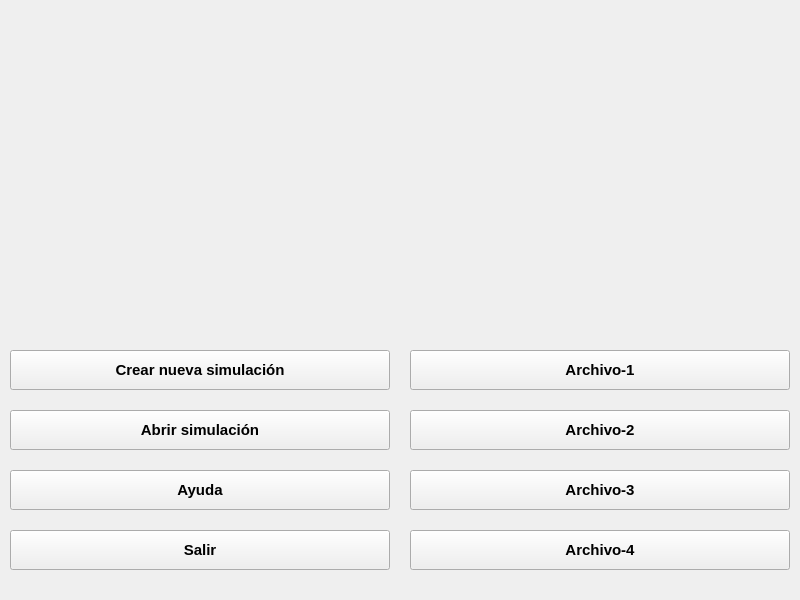
<?xml version="1.0" encoding="UTF-8"?>
<ui version="4.0">
 <class>WinSplash</class>
 <widget class="QMainWindow" name="WinSplash">
  <property name="windowModality">
   <enum>Qt::ApplicationModal</enum>
  </property>
  <property name="geometry">
   <rect>
    <x>0</x>
    <y>0</y>
    <width>800</width>
    <height>600</height>
   </rect>
  </property>
  <property name="minimumSize">
   <size>
    <width>800</width>
    <height>600</height>
   </size>
  </property>
  <property name="maximumSize">
   <size>
    <width>800</width>
    <height>600</height>
   </size>
  </property>
  <property name="font">
   <font>
    <pointsize>11</pointsize>
    <weight>75</weight>
    <bold>true</bold>
   </font>
  </property>
  <property name="windowTitle">
   <string/>
  </property>
  <property name="windowOpacity">
   <double>0.950000000000000</double>
  </property>
  <widget class="QWidget" name="centralwidget">
   <property name="minimumSize">
    <size>
     <width>800</width>
     <height>0</height>
    </size>
   </property>
   <widget class="QPushButton" name="btnNuevo">
    <property name="geometry">
     <rect>
      <x>10</x>
      <y>350</y>
      <width>380</width>
      <height>40</height>
     </rect>
    </property>
    <property name="text">
     <string>Crear nueva simulación</string>
    </property>
   </widget>
   <widget class="QPushButton" name="btnArchivo1">
    <property name="geometry">
     <rect>
      <x>410</x>
      <y>350</y>
      <width>380</width>
      <height>40</height>
     </rect>
    </property>
    <property name="text">
     <string>Archivo-1</string>
    </property>
   </widget>
   <widget class="QPushButton" name="btnAbrir">
    <property name="geometry">
     <rect>
      <x>10</x>
      <y>410</y>
      <width>380</width>
      <height>40</height>
     </rect>
    </property>
    <property name="text">
     <string>Abrir simulación</string>
    </property>
   </widget>
   <widget class="QPushButton" name="btnArchivo2">
    <property name="geometry">
     <rect>
      <x>410</x>
      <y>410</y>
      <width>380</width>
      <height>40</height>
     </rect>
    </property>
    <property name="text">
     <string>Archivo-2</string>
    </property>
   </widget>
   <widget class="QPushButton" name="btnArchivo3">
    <property name="geometry">
     <rect>
      <x>410</x>
      <y>470</y>
      <width>380</width>
      <height>40</height>
     </rect>
    </property>
    <property name="text">
     <string>Archivo-3</string>
    </property>
   </widget>
   <widget class="QPushButton" name="btnArchivo4">
    <property name="geometry">
     <rect>
      <x>410</x>
      <y>530</y>
      <width>380</width>
      <height>40</height>
     </rect>
    </property>
    <property name="text">
     <string>Archivo-4</string>
    </property>
   </widget>
   <widget class="QPushButton" name="btnAyuda">
    <property name="geometry">
     <rect>
      <x>10</x>
      <y>470</y>
      <width>380</width>
      <height>40</height>
     </rect>
    </property>
    <property name="text">
     <string>Ayuda</string>
    </property>
   </widget>
   <widget class="QPushButton" name="btnCerrar">
    <property name="geometry">
     <rect>
      <x>10</x>
      <y>530</y>
      <width>380</width>
      <height>40</height>
     </rect>
    </property>
    <property name="text">
     <string>Salir</string>
    </property>
   </widget>
   <widget class="QLabel" name="label">
    <property name="geometry">
     <rect>
      <x>590</x>
      <y>580</y>
      <width>201</width>
      <height>20</height>
     </rect>
    </property>
    <property name="text">
     <string/>
    </property>
    <property name="alignment">
     <set>Qt::AlignRight|Qt::AlignTrailing|Qt::AlignVCenter</set>
    </property>
   </widget>
  </widget>
 </widget>
 <resources/>
 <connections/>
</ui>
